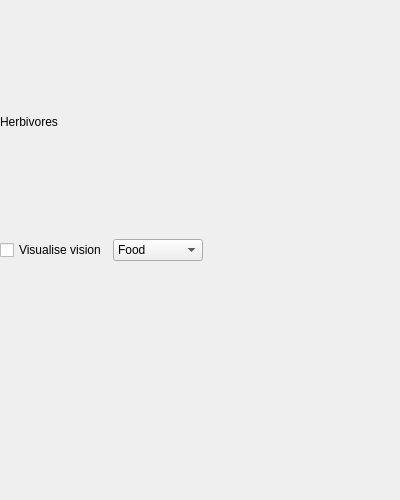
<?xml version="1.0" encoding="UTF-8"?>
<ui version="4.0">
 <class>food_herbivore_widget</class>
 <widget class="QWidget" name="food_herbivore_widget">
  <property name="geometry">
   <rect>
    <x>0</x>
    <y>0</y>
    <width>400</width>
    <height>500</height>
   </rect>
  </property>
  <property name="windowTitle">
   <string>Form</string>
  </property>
  <layout class="QVBoxLayout" name="verticalLayout">
   <property name="leftMargin">
    <number>0</number>
   </property>
   <property name="rightMargin">
    <number>0</number>
   </property>
   <item>
    <widget class="QLabel" name="title">
     <property name="frameShape">
      <enum>QFrame::NoFrame</enum>
     </property>
     <property name="text">
      <string>Herbivores</string>
     </property>
    </widget>
   </item>
   <item>
    <layout class="QHBoxLayout" name="vision_layout">
     <property name="spacing">
      <number>6</number>
     </property>
     <item>
      <widget class="QCheckBox" name="vision_toggle">
       <property name="text">
        <string>Visualise vision</string>
       </property>
      </widget>
     </item>
     <item>
      <widget class="QComboBox" name="vision_texture">
       <item>
        <property name="text">
         <string>Food</string>
        </property>
       </item>
       <item>
        <property name="text">
         <string>Herbivores</string>
        </property>
       </item>
      </widget>
     </item>
     <item>
      <spacer name="horizontalSpacer">
       <property name="orientation">
        <enum>Qt::Horizontal</enum>
       </property>
       <property name="sizeHint" stdset="0">
        <size>
         <width>40</width>
         <height>20</height>
        </size>
       </property>
      </spacer>
     </item>
    </layout>
   </item>
   <item>
    <widget class="fitness_graph" name="fitness" native="true"/>
   </item>
  </layout>
 </widget>
 <customwidgets>
  <customwidget>
   <class>fitness_graph</class>
   <extends>QWidget</extends>
   <header>fitness_graph.h</header>
   <container>1</container>
  </customwidget>
 </customwidgets>
 <resources/>
 <connections/>
</ui>
